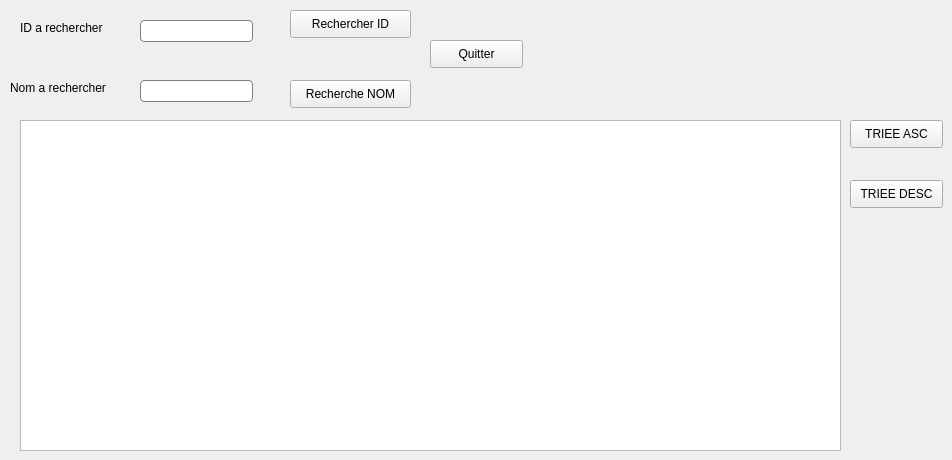
        <widget class="QWidget" name="tab_4">
         <attribute name="title">
          <string>Afficher les clients</string>
         </attribute>
         <widget class="QTableView" name="tabclient">
          <property name="geometry">
           <rect>
            <x>20</x>
            <y>120</y>
            <width>821</width>
            <height>331</height>
           </rect>
          </property>
         </widget>
         <widget class="QLabel" name="label_19">
          <property name="geometry">
           <rect>
            <x>20</x>
            <y>20</y>
            <width>101</width>
            <height>16</height>
           </rect>
          </property>
          <property name="text">
           <string>ID a rechercher</string>
          </property>
         </widget>
         <widget class="QLineEdit" name="id_rech">
          <property name="geometry">
           <rect>
            <x>140</x>
            <y>20</y>
            <width>113</width>
            <height>22</height>
           </rect>
          </property>
          <property name="styleSheet">
           <string notr="true">QLineEdit {
padding: 1px;
border-style: solid;
border: 1px solid grey;
background:white;
border-radius: 4px;
}</string>
          </property>
         </widget>
         <widget class="QPushButton" name="pushButton_5">
          <property name="geometry">
           <rect>
            <x>290</x>
            <y>10</y>
            <width>121</width>
            <height>28</height>
           </rect>
          </property>
          <property name="text">
           <string>Rechercher ID</string>
          </property>
         </widget>
         <widget class="QLabel" name="label_20">
          <property name="geometry">
           <rect>
            <x>10</x>
            <y>80</y>
            <width>101</width>
            <height>16</height>
           </rect>
          </property>
          <property name="text">
           <string>Nom a rechercher</string>
          </property>
         </widget>
         <widget class="QLineEdit" name="nom_rech">
          <property name="geometry">
           <rect>
            <x>140</x>
            <y>80</y>
            <width>113</width>
            <height>22</height>
           </rect>
          </property>
          <property name="styleSheet">
           <string notr="true">QLineEdit {
padding: 1px;
border-style: solid;
border: 1px solid grey;
background:white;
border-radius: 4px;
}</string>
          </property>
         </widget>
         <widget class="QPushButton" name="pushButton_6">
          <property name="geometry">
           <rect>
            <x>290</x>
            <y>80</y>
            <width>121</width>
            <height>28</height>
           </rect>
          </property>
          <property name="text">
           <string>Recherche NOM</string>
          </property>
         </widget>
         <widget class="QPushButton" name="trie_asc">
          <property name="geometry">
           <rect>
            <x>850</x>
            <y>120</y>
            <width>93</width>
            <height>28</height>
           </rect>
          </property>
          <property name="text">
           <string>TRIEE ASC</string>
          </property>
         </widget>
         <widget class="QPushButton" name="trie_desc">
          <property name="geometry">
           <rect>
            <x>850</x>
            <y>180</y>
            <width>93</width>
            <height>28</height>
           </rect>
          </property>
          <property name="text">
           <string>TRIEE DESC</string>
          </property>
         </widget>
         <widget class="QPushButton" name="quitter_af">
          <property name="geometry">
           <rect>
            <x>430</x>
            <y>40</y>
            <width>93</width>
            <height>28</height>
           </rect>
          </property>
          <property name="text">
           <string>Quitter</string>
          </property>
         </widget>
        </widget>
